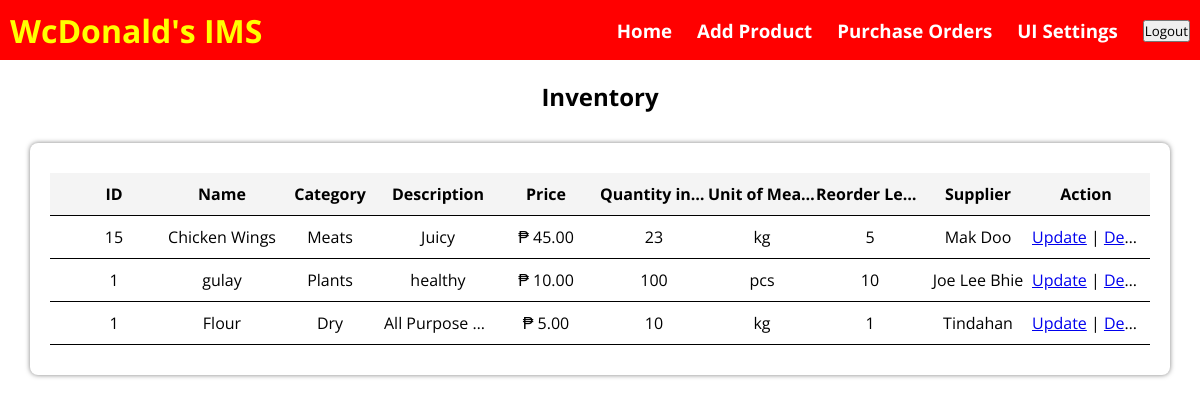
The app's page / (signed in), older data.
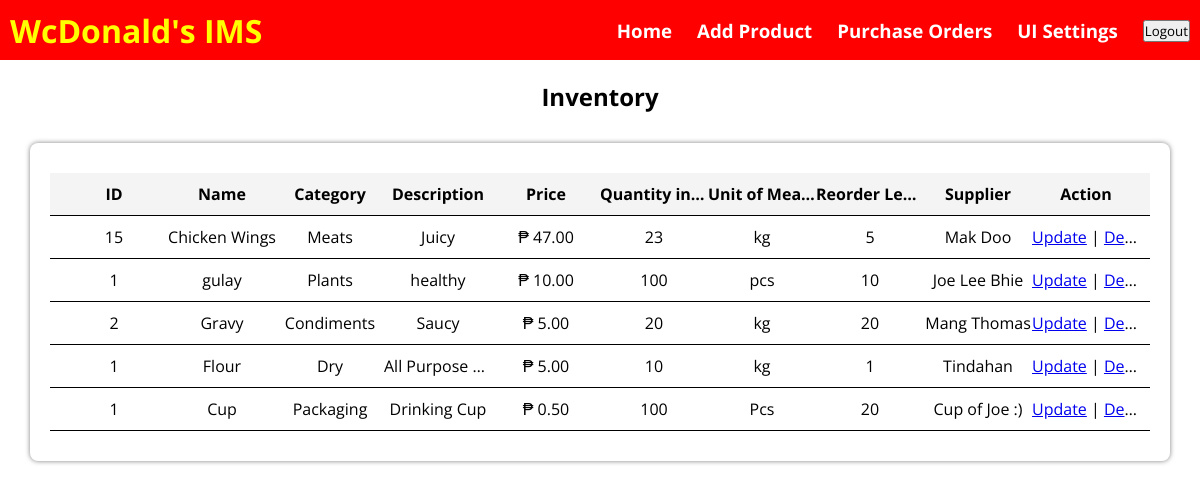
The same page, newer data.
### inventoryapp/models.py (models this page shows, shortened)
class NavBarCustomization(models.Model):
    background_color = models.CharField(max_length=20, default='Blue')
    company_text_color = models.CharField(max_length=20, default='White')
    button_text_color = models.CharField(max_length=20, default='White')
    company_name = models.CharField(max_length=100, default='Company Name')

class Meats(models.Model):
    name = models.CharField(max_length=255)
    category = models.CharField(max_length=255, default="Meats")
    description = models.TextField(blank=True, null=True)
    price = models.DecimalField(max_digits=10, decimal_places=2)
    quantity_in_stock = models.IntegerField()
    unit_of_measurement = models.CharField(max_length=50)
    reorder_level = models.IntegerField()
    supplier = models.CharField(max_length=255)

class Plants(models.Model):
    name = models.CharField(max_length=255)
    category = models.CharField(max_length=255, default="Vegetable & Fruits")
    description = models.TextField(blank=True, null=True)
    price = models.DecimalField(max_digits=10, decimal_places=2)
    quantity_in_stock = models.IntegerField()
    unit_of_measurement = models.CharField(max_length=50)
    reorder_level = models.IntegerField()
    supplier = models.CharField(max_length=255)

class Dry(models.Model):
    name = models.CharField(max_length=255)
    category = models.CharField(max_length=255, default="Dry Goods & Staples")
    description = models.TextField(blank=True, null=True)
    price = models.DecimalField(max_digits=10, decimal_places=2)
    quantity_in_stock = models.IntegerField()
    unit_of_measurement = models.CharField(max_length=50)
    reorder_level = models.IntegerField()
    supplier = models.CharField(max_length=255)

class Condiments(models.Model):
    name = models.CharField(max_length=255)
    category = models.CharField(max_length=255, default="Condiments & Sauces")
    description = models.TextField(blank=True, null=True)
    price = models.DecimalField(max_digits=10, decimal_places=2)
    quantity_in_stock = models.IntegerField()
    unit_of_measurement = models.CharField(max_length=50)
    reorder_level = models.IntegerField()
    supplier = models.CharField(max_length=255)

class Packaging(models.Model):
    name = models.CharField(max_length=255)
    category = models.CharField(max_length=255, default="Plastic/Paper & Packaging")
    description = models.TextField(blank=True, null=True)
    price = models.DecimalField(max_digits=10, decimal_places=2)
    quantity_in_stock = models.IntegerField()
    unit_of_measurement = models.CharField(max_length=50)
    reorder_level = models.IntegerField()
    supplier = models.CharField(max_length=255)

### inventoryapp/views.py (the view)
# urls.py: path("", views.home_page, name="home"),
@login_required(login_url="/login/")
def home_page(request):
    meats_products = Meats.objects.all()
    baked_products = Baked.objects.all()
    dairy_products = Dairy.objects.all()
    plants_products = Plants.objects.all()
    condiments_products = Condiments.objects.all()
    beverages_products = Beverages.objects.all()
    dry_products = Dry.objects.all()
    packaging_products = Packaging.objects.all()
    customization = NavBarCustomization.objects.first()
    if customization is None:
        customization = NavBarCustomization.objects.create()
    return render(request, "home/homepage.html", {
        'meats_products': meats_products,
        'baked_products': baked_products,
        'dairy_products': dairy_products,
        'plants_products': plants_products,
        'condiments_products': condiments_products,
        'beverages_products': beverages_products,
        'dry_products': dry_products,
        'packaging_products': packaging_products,
        'customization': customization
    })

### inventoryapp/templates/home/homepage.html (shortened to what this page needs)
{% extends 'header/navbar.html' %}
{% block navigation_bar %}
    {{ block.super }}
<!DOCTYPE html>
<html lang="en">
<head>
    {% load static %}
    <link rel="stylesheet" type="text/css" href="{% static 'css/homepage.css' %}">
</head>
<body>
    <section>
        <div class="home-title">
            <h1>Inventory</h1>
        </div>
        <div class="product-list-container">
            <div class="product-header">
                <div class="product-cell">ID</div>
                <div class="product-cell">Name</div>
                <div class="product-cell">Category</div>
                <div class="product-cell">Description</div>
                <div class="product-cell">Price</div>
                <div class="product-cell">Quantity in Stock</div>
                <div class="product-cell">Unit of Measurement</div>
                <div class="product-cell">Reorder Level</div>
                <div class="product-cell">Supplier</div>
                <div class="product-cell action">Action</div>
            </div>
            {% for product in meats_products %}
                <div class="product-row">
                    <div class="product-cell">{{ product.id }}</div>
                    <div class="product-cell">{{ product.name }}</div>
                    <div class="product-cell">{{ product.category }}</div>
                    <div class="product-cell">{{ product.description }}</div>
                    <div class="product-cell">₱ {{ product.price }}</div>
                    <div class="product-cell">{{ product.quantity_in_stock }}</div>
                    <div class="product-cell">{{ product.unit_of_measurement }}</div>
                    <div class="product-cell">{{ product.reorder_level }}</div>
                    <div class="product-cell">{{ product.supplier }}</div>
                    <div class="product-cell action">
                        <a href="{% url 'update_product' 'Meats' product.id %}">Update</a> |
                        <a href="{% url 'delete_product' product.category product.id %}">Delete</a>
                    </div>
                </div>
            {% endfor %}
            {% for product in plants_products %}
                <div class="product-row">
                    <div class="product-cell">{{ product.id }}</div>
                    <div class="product-cell">{{ product.name }}</div>
                    <div class="product-cell">{{ product.category }}</div>
                    <div class="product-cell">{{ product.description }}</div>
                    <div class="product-cell">₱ {{ product.price }}</div>
                    <div class="product-cell">{{ product.quantity_in_stock }}</div>
                    <div class="product-cell">{{ product.unit_of_measurement }}</div>
                    <div class="product-cell">{{ product.reorder_level }}</div>
                    <div class="product-cell">{{ product.supplier }}</div>
                    <div class="product-cell action">
                        <a href="{% url 'update_product' 'Plants' product.id %}">Update</a> |
                        <a href="{% url 'delete_product' product.category product.id %}">Delete</a>
                    </div>
                </div>
            {% endfor %}
            {% for product in condiments_products %}
                <div class="product-row">
                    <div class="product-cell">{{ product.id }}</div>
                    <div class="product-cell">{{ product.name }}</div>
                    <div class="product-cell">{{ product.category }}</div>
                    <div class="product-cell">{{ product.description }}</div>
                    <div class="product-cell">₱ {{ product.price }}</div>
                    <div class="product-cell">{{ product.quantity_in_stock }}</div>
                    <div class="product-cell">{{ product.unit_of_measurement }}</div>
                    <div class="product-cell">{{ product.reorder_level }}</div>
                    <div class="product-cell">{{ product.supplier }}</div>
                    <div class="product-cell action">
                        <a href="{% url 'update_product' 'Condiments' product.id %}">Update</a> |
                        <a href="{% url 'delete_product' product.category product.id %}">Delete</a>
                    </div>
                </div>
            {% endfor %}
            {% for product in dry_products %}
                <div class="product-row">
                    <div class="product-cell">{{ product.id }}</div>
                    <div class="product-cell">{{ product.name }}</div>
                    <div class="product-cell">{{ product.category }}</div>
                    <div class="product-cell">{{ product.description }}</div>
                    <div class="product-cell">₱ {{ product.price }}</div>
                    <div class="product-cell">{{ product.quantity_in_stock }}</div>
                    <div class="product-cell">{{ product.unit_of_measurement }}</div>
                    <div class="product-cell">{{ product.reorder_level }}</div>
                    <div class="product-cell">{{ product.supplier }}</div>
                    <div class="product-cell action">
                        <a href="{% url 'update_product' 'Dry' product.id %}">Update</a> |
                        <a href="{% url 'delete_product' product.category product.id %}">Delete</a>
                    </div>
                </div>
            {% endfor %}
            {% for product in packaging_products %}
                <div class="product-row">
                    <div class="product-cell">{{ product.id }}</div>
                    <div class="product-cell">{{ product.name }}</div>
                    <div class="product-cell">{{ product.category }}</div>
                    <div class="product-cell">{{ product.description }}</div>
                    <div class="product-cell">₱ {{ product.price }}</div>
                    <div class="product-cell">{{ product.quantity_in_stock }}</div>
                    <div class="product-cell">{{ product.unit_of_measurement }}</div>
                    <div class="product-cell">{{ product.reorder_level }}</div>
                    <div class="product-cell">{{ product.supplier }}</div>
                    <div class="product-cell action">
                        <a href="{% url 'update_product' 'Packaging' product.id %}">Update</a> |
                        <a href="{% url 'delete_product' product.category product.id %}">Delete</a>
                    </div>
                </div>
            {% endfor %}
        </div>
    </section>
</body>
</html>
{% endblock %}

### inventoryapp/templates/header/navbar.html (shortened to what this page needs)
<!DOCTYPE html>
<html lang="en">
<head>
    {% load static %}
    <link rel="stylesheet" type="text/css" href="{% static 'css/homepage.css' %}">
</head>
<body>
    {% block navigation_bar %}
    <div class="header-container">
        <h1>{{ customization.company_name }}'s IMS</h1>
        <div class="header-container-buttons">
            <a href="{% url 'home' %}"><h3>Home</h3></a>
            <a href="{% url 'addproduct' %}"><h3>Add Product</h3></a>
            <a href="{% url 'my_po' %}"><h3>Purchase Orders</h3></a>
            <a href="{% url 'customization' %}"><h3>UI Settings</h3></a>
            <form action="{% url 'logout' %}" method="POST">
                <button class="logout-button" type="submit">Logout</button>
            </form>
        </div>
    </div>
    {% endblock %}
</body>
</html>

### inventoryapp/static/css/homepage.css (style rules this page uses)
* { margin: 0; padding: 0; font-family: 'Open Sans', sans-serif; }
html { scroll-behavior: smooth; }
body { overflow: visible; }
section { height: 100vh; margin: 0px; box-sizing: border-box; min-height: fit-content; }
.header-container { position: relative; display: flex; align-items: center; justify-content: space-between; height: 60px; width: 100%; }
.header-container h1 { margin-left: 10px; margin-right: 10px; }
.header-container a { text-decoration: none; }
.header-container-buttons { display: flex; align-items: center; gap: 25px; margin-right: 10px; }
.home-title h1 { display: flex; justify-content: center; margin-top: 20px; }
.product-list-container { display: flex; align-items: center; flex-direction: column; width: 90%; margin: 0 auto; margin-top: 30px ; background: rgb(255, 255, 255); padding: 30px; border-radius: 8px; box-shadow: 0px 0px 5px rgba(0, 0, 0, .5); }
.product-header, .product-row { position: relative; display: flex; width: 100%; justify-content: space-between; align-items: center; padding: 10px; border-bottom: 1px solid #000000; }
.product-header { background-color: #f4f4f4; font-weight: bold; }
.product-row { background-color: #fff; }
.product-cell { flex: 1; text-align: center; overflow: hidden; white-space: nowrap; text-overflow: ellipsis; }
.product-cell.action { flex: 1; }

Row changes from the older to the newer data that the page shows:
changed Meats "Chicken Wings": price "45.00" → "47.00"
added Condiments: id "2", name "Gravy", category "Condiments", description "Saucy", price "5.00", quantity_in_stock "20", unit_of_measurement "kg", reorder_level "20", supplier "Mang Thomas"
added Packaging: id "1", name "Cup", category "Packaging", description "Drinking Cup", price "0.50", quantity_in_stock "100", unit_of_measurement "Pcs", reorder_level "20", supplier "Cup of Joe :)"
